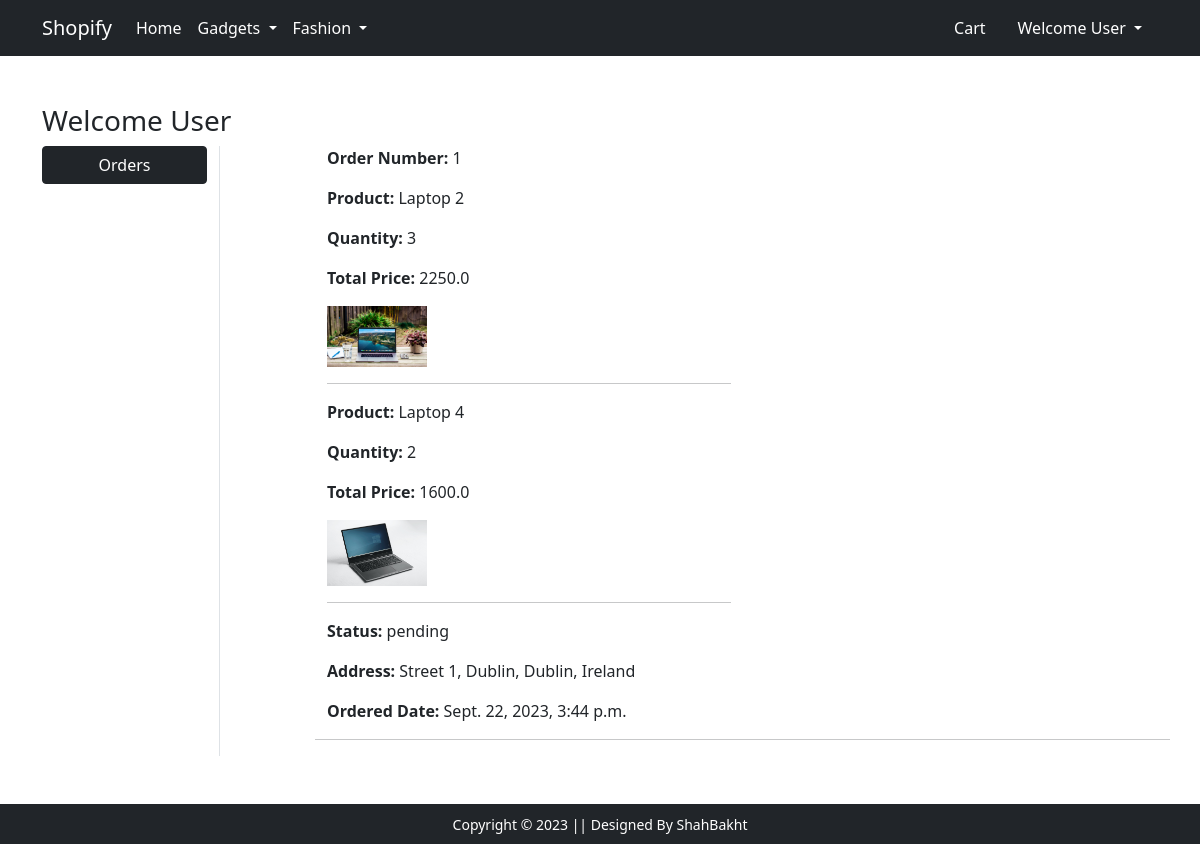
The page /orders (signed in) on the database as committed earlier.
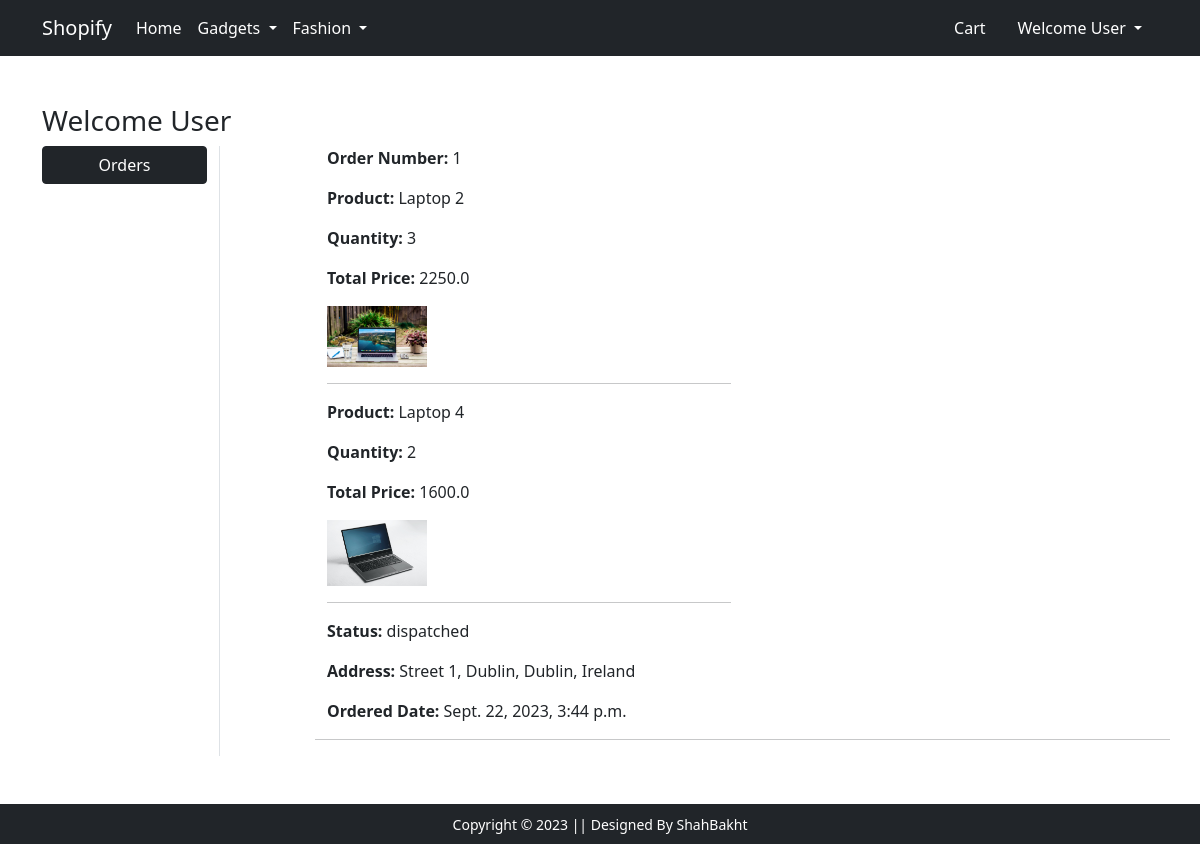
The same page on the database as committed later.
### main/models.py (models this page shows, shortened)
class Order(models.Model):
  user = models.ForeignKey(User, on_delete=models.CASCADE, related_name='orders')
  address = models.ForeignKey(Address, on_delete=models.CASCADE, related_name='orders')
  ordered_date = models.DateTimeField(auto_now_add=True)
  status = models.CharField(max_length=20, choices=STATUS_CHOICES, default='pending')

class Address(models.Model):
  street = models.TextField()
  state = models.CharField(max_length=100)
  city = models.CharField(max_length=100)
  country = models.CharField(max_length=100)
  zip_code = models.CharField(max_length=100)
  phone_number = models.CharField(max_length=20)
  user = models.ForeignKey(User, on_delete=models.CASCADE, related_name='addresses')
  @property
  def formatted_address(self):
    return f"{self.street},  {self.state}, {self.city}, {self.country}"

### main/views.py (the view)
# urls.py: path('orders', views.orders, name="orders"),
@login_required(login_url='login')
def orders(request):
  orders = request.user.orders.all().order_by('-ordered_date')
  template_name = 'main/orders.html'
  context = {
    'orders': orders
  }
  return render(request, template_name, context)

### main/models.py (called while the page is built)
  @property
  def total_cost(self):
    return self.quantity * self.product.discounted_price

### main/templates/main/orders.html (shortened to what this page needs)
{% extends 'main/base.html' %}
{% load static %}
{% block main-content %}
<div class="container my-5">
 <div class="row">
 <h3>Welcome {{ request.user.username | capfirst }}</h3>
  <div class="col-sm-2 border-end">
   <ul class="list-unstyled">
    <li class="d-grid"><a href="{% url 'orders' %}" class="btn btn-dark">Orders</a></li>
   </ul>
  </div>
  <div class="col-sm-9 offset-sm-1">
    {% if orders %}
      {% for order in orders %}
        <div class="row">
          <div class="col-sm-6">
            <p><strong>Order Number: </strong> {{order.id}}</p>
            {% for item in order.items.all %}
              <div>
                <p><strong>Product: </strong> {{item.product.title}}</p>
                <p><strong>Quantity: </strong> {{item.quantity}}</p>
                <p><strong>Total Price: </strong> {{item.total_cost}}</p>
                <img src="{{item.product.product_image.url}}" alt="" width="100px">
                <hr>
              </div>
            {% endfor %}
            <p><strong>Status: </strong> {{order.status}}</p>
            <p><strong>Address: </strong> {{order.address.formatted_address}}</p>
            <p><strong>Ordered Date: </strong> {{order.ordered_date}}</p>
          </div>
          <hr>
        </div>
      {% endfor %}
    {% endif %}
  </div>
 </div>
</div>
{% endblock main-content %}

Rows that differ between the two databases and show on the page:
changed Order "Street 1, Dublin, Dublin, Ireland": status "pending" → "dispatched"
